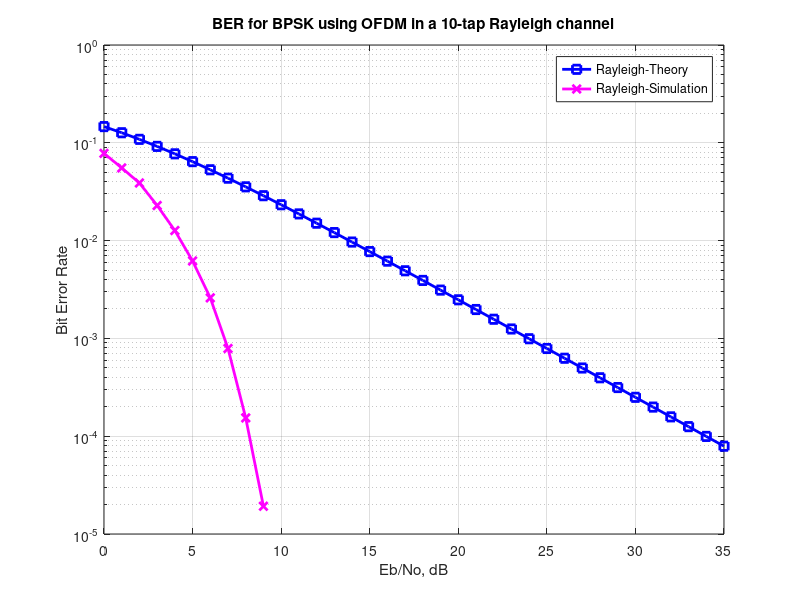

Recreate this plot in MATLAB.
%%%%%%%%%%%%%%%%%%%%%%%%%%%%%%%%%%%%%%%%%%%%%%%%%%%%%%%%%%%%
% All rights reserved by Krishna Pillai, http://www.dsplog.com 
% The file may not be re-distributed without explicit authorization
% from Krishna Pillai.
% Checked for proper operation with Octave Version 3.0.0
% Author	: Krishna Pillai
% Email		: krishna@dsplog.com
% Version	: 1.0
% Date		: 05 June 2008
% %%%%%%%%%%%%%%%%%%%%%%%%%%%%%%%%%%%%%%%%%%%%%%%%%%%%%%%%%%

% Script for computing the BER for BPSK in OFDM modulation in the 
% presence of Rayeligh fading channel

clear all
nFFT        = 64; % fft size
nDSC        = 52; % number of data subcarriers
nBitPerSym  = 52; % number of bits per OFDM symbol (same as the number of subcarriers for BPSK)
nSym        = 10^3; % number of symbols

EbN0dB      = [0:35]; % bit to noise ratio
EsN0dB      = EbN0dB + 10*log10(nDSC/nFFT) + 10*log10(64/80); % converting to symbol to noise ratio

for ii = 1:length(EbN0dB)

   % Transmitter
   ipBit = rand(1,nBitPerSym*nSym) > 0.5; % random 1's and 0's
   ipMod = 2*ipBit-1; % BPSK modulation 0 --> -1, 1 --> +1
   ipMod = reshape(ipMod,nBitPerSym,nSym).'; % grouping into multiple symbolsa

   % Assigning modulated symbols to subcarriers from [-26 to -1, +1 to +26]
   xF = [zeros(nSym,6) ipMod(:,[1:nBitPerSym/2]) zeros(nSym,1) ipMod(:,[nBitPerSym/2+1:nBitPerSym]) zeros(nSym,5)] ;
   
   % Taking FFT, the term (nFFT/sqrt(nDSC)) is for normalizing the power of transmit symbol to 1 
   xt = (nFFT/sqrt(nDSC))*ifft(fftshift(xF.')).';

   % Appending cylic prefix
   xt = [xt(:,[49:64]) xt];

   % multipath channel
   nTap = 1;
   ht = 1/sqrt(2)*1/sqrt(nTap)*(randn(nSym,nTap) + j*randn(nSym,nTap));
   ht = ones(nSym,nTap);
   
   % computing and storing the frequency response of the channel, for use at recevier
   hF = fftshift(fft(ht,64,2));

   % convolution of each symbol with the random channel
   for jj = 1:nSym
      xht(jj,:) = conv(ht(jj,:),xt(jj,:));
   end
   xt = xht;

   % Concatenating multiple symbols to form a long vector
   xt = reshape(xt.',1,nSym*(80+nTap-1));

   % Gaussian noise of unit variance, 0 mean
   nt = 1/sqrt(2)*[randn(1,nSym*(80+nTap-1)) + j*randn(1,nSym*(80+nTap-1))];

   % Adding noise, the term sqrt(80/64) is to account for the wasted energy due to cyclic prefix
   yt = sqrt(80/64)*xt + 10^(-EsN0dB(ii)/20)*nt;

   % Receiver
   yt = reshape(yt.',80+nTap-1,nSym).'; % formatting the received vector into symbols
   yt = yt(:,[17:80]); % removing cyclic prefix

   % converting to frequency domain
   yF = (sqrt(nDSC)/nFFT)*fftshift(fft(yt.')).'; 

   % equalization by the known channel frequency response
   yF = yF./hF;

   % extracting the required data subcarriers
   yMod = yF(:,[6+[1:nBitPerSym/2] 7+[nBitPerSym/2+1:nBitPerSym] ]); 

   % BPSK demodulation
   % +ve value --> 1, -ve value --> -1
   ipModHat = 2*floor(real(yMod/2)) + 1;
   ipModHat(find(ipModHat>1)) = +1;
   ipModHat(find(ipModHat<-1)) = -1;

   % converting modulated values into bits
   ipBitHat = (ipModHat+1)/2;
   ipBitHat = reshape(ipBitHat.',nBitPerSym*nSym,1).';

   % counting the errors
   nErr(ii) = size(find(ipBitHat - ipBit),2);

end

simBer = nErr/(nSym*nBitPerSym);
EbN0Lin = 10.^(EbN0dB/10);
theoryBer = 0.5.*(1-sqrt(EbN0Lin./(EbN0Lin+1)));

close all; figure
semilogy(EbN0dB,theoryBer,'bs-','LineWidth',2);
hold on
semilogy(EbN0dB,simBer,'mx-','LineWidth',2);
axis([0 35 10^-5 1])
grid on
legend('Rayleigh-Theory', 'Rayleigh-Simulation');
xlabel('Eb/No, dB')
ylabel('Bit Error Rate')
title('BER for BPSK using OFDM in a 10-tap Rayleigh channel')



